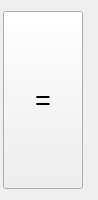
<?xml version="1.0" encoding="UTF-8"?>
<ui version="4.0">
 <class>EquWidget</class>
 <widget class="QWidget" name="EquWidget">
  <property name="geometry">
   <rect>
    <x>0</x>
    <y>0</y>
    <width>98</width>
    <height>200</height>
   </rect>
  </property>
  <property name="sizePolicy">
   <sizepolicy hsizetype="Fixed" vsizetype="Preferred">
    <horstretch>0</horstretch>
    <verstretch>0</verstretch>
   </sizepolicy>
  </property>
  <property name="windowTitle">
   <string>Form</string>
  </property>
  <layout class="QGridLayout" name="gridLayout">
   <property name="leftMargin">
    <number>0</number>
   </property>
   <item row="0" column="0">
    <widget class="QPushButton" name="buttonEqu">
     <property name="sizePolicy">
      <sizepolicy hsizetype="Fixed" vsizetype="Expanding">
       <horstretch>0</horstretch>
       <verstretch>0</verstretch>
      </sizepolicy>
     </property>
     <property name="baseSize">
      <size>
       <width>0</width>
       <height>0</height>
      </size>
     </property>
     <property name="font">
      <font>
       <pointsize>20</pointsize>
      </font>
     </property>
     <property name="cursor">
      <cursorShape>PointingHandCursor</cursorShape>
     </property>
     <property name="text">
      <string>=</string>
     </property>
     <property name="autoDefault">
      <bool>false</bool>
     </property>
     <property name="default">
      <bool>false</bool>
     </property>
     <property name="flat">
      <bool>false</bool>
     </property>
    </widget>
   </item>
  </layout>
 </widget>
 <resources/>
 <connections/>
</ui>
